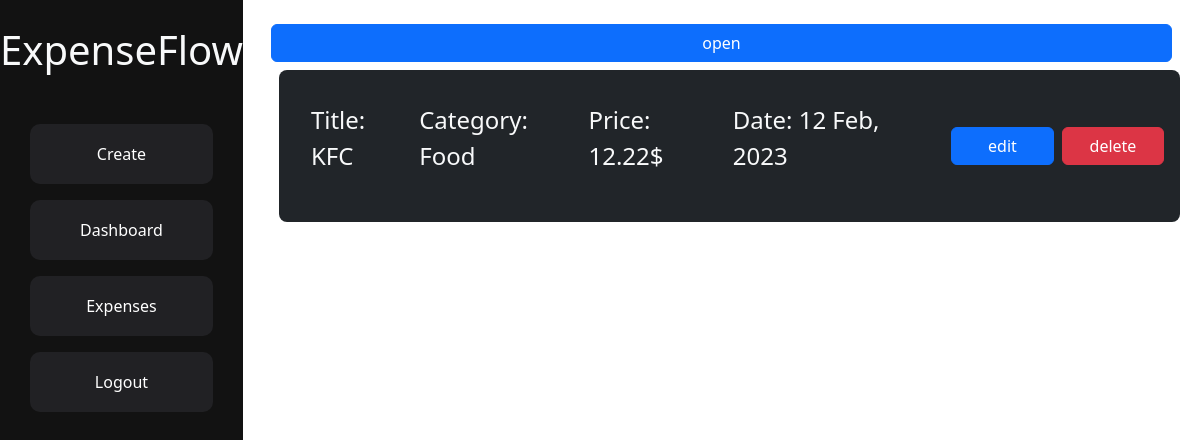
Before: /expense/list/ (signed in) with the older database file.
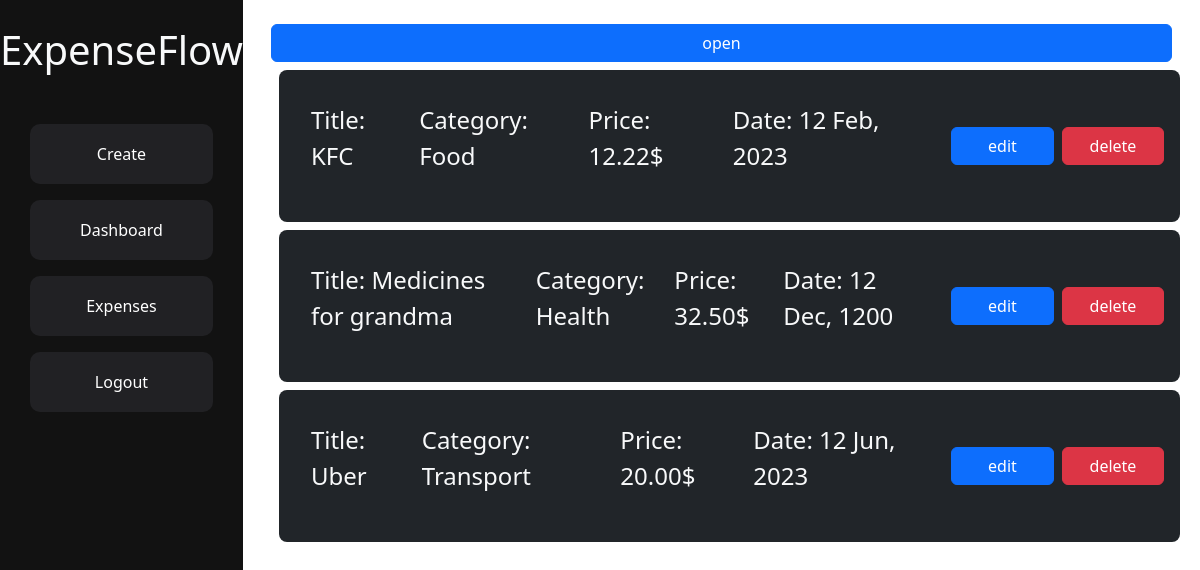
After: the same page with the newer database file.
### app/models.py (models this page shows, shortened)
class Expense(models.Model):
    user = models.ForeignKey(User, on_delete=models.CASCADE)
    category = models.ForeignKey(Category, on_delete=models.CASCADE)
    title = models.CharField(max_length=100)
    price = models.DecimalField(max_digits=8, decimal_places=2)
    expense_date = models.DateField()
    created_date = models.DateTimeField(auto_now_add=True)

class Category(models.Model):
    name = models.CharField(max_length=100)
    def __str__(self):
        return self.name

### app/views.py (the view)
# urls.py: path('expense/list/', ExpenseListView.as_view(), name='expense-list'),
class ExpenseListView(ListView):
    model = Expense
    template_name = 'expense_list.html'
    def get_queryset(self):
        qs = self.model.objects.filter(user=self.request.user)
        expense_filtered = ExpenseFilter(self.request.GET, queryset=qs)
        return expense_filtered.qs
    def get_context_data(self, **kwargs: Any) -> dict[str, Any]:
        context = super().get_context_data(**kwargs)
        context['expense_filtered'] = ExpenseFilter(
            self.request.GET, queryset=self.get_queryset())
        return context

### app/templates/expense_list.html (shortened to what this page needs)
{% extends 'base.html' %}
{% load static %}
{% load crispy_forms_tags %}
{% block content %}
<div class="container p-3">
    <button type="button" class="btn btn-primary w-100 mt-2" id="open-button">open</button>
    {% for object in object_list %}
    <div class="p-3 h-75 w-100 d-flex bg-dark text-light rounded-3  gap-3 justify-content-between m-2  align-items-center ">
            <div class="h-100 w-75 d-flex gap-3 justify-content-start align-items-center p-3">
                <p class="fs-4">Title: {{object.title}}</p>
                <p class="fs-4">Category: {{object.category.name}}</p>
                <p class="fs-4">Price: {{object.price}}$</p>
                <p class="fs-4">Date: {{object.expense_date|date:"d M, Y" }}</p>
            </div>
            <div class="w-25 h-100 justify-content-end d-flex align-items-center gap-2">
                    <a href="{% url 'expense-edit' pk=object.id %}" class=" w-50 h-25 btn-primary btn">edit</a>
                <form class="w-50" method="POST" action="{% url 'expense-delete' pk=object.id %}">
                    <button class=" w-100 h-25 btn-danger btn" value="Confirm">delete</button>
                </form>
            </div>
        </div>
    {% endfor %}
</div>
{% endblock %}

### app/templates/base.html (shortened to what this page needs)
{% load static %}
<!DOCTYPE html>
<html lang="en">
<head>
    <link rel="stylesheet" href="{% static 'css/base.css' %}">
    <link href="https://cdn.jsdelivr.net/npm/bootstrap@5.3.2/dist/css/bootstrap.min.css" rel="stylesheet">
</head>
<body>
    <header class="header">
        <h1 class="header-title text-light">ExpenseFlow</h1>
        <nav class="header-menu d-flex justify-content-center align-items-center flex-column">
            {% if user.is_authenticated %}
            <a href="{% url 'create-expense' %}" class="w-75 mt-3 menu-link">Create</a>
            <a href="{% url 'home' %}" class="w-75 mt-3 menu-link">Dashboard</a>
            <a href="{% url 'expense-list' %}" class="w-75 mt-3 menu-link">Expenses</a>
            <form method="post" action="{% url 'logout' %}" class="w-100 d-flex justify-content-center align-items-center">
                <button type="submit" class="mt-3 w-75 menu-link">Logout</button>
            </form>
            {% else %}
            <a href="{% url 'login' %}" class="w-75 mt-3 menu-link">Sign In</a>
            <a href="{% url 'register' %}" class="w-75 mt-3 menu-link">Register</a>
            {% endif %}
        </nav>
    </header>
    <div class="container overflow-auto">
        {% block content %}
        {% endblock %}
    </div>
</body>
</html>

### app/static/css/base.css (style rules this page uses)
* { margin: 0; padding: 0; box-sizing: border-box; }
body { height: 100vh; display: flex; justify-content: flex-start; flex-shrink: 1; font-family: 'Montserrat', sans-serif; color: #FFFFFF; }
.header { width: 300px; height: 100vh; background-color: #121212; }
.header-title { display: flex; justify-content: center; align-items: center; height: 100px; }
.menu-link { all: unset; cursor: pointer; text-decoration: none; color: #FFFFFF; display: flex; justify-content: center; align-items: center; height: 60px; border-radius: 10px; background-color: #212124; transition: 0.3s ease-in-out; }

Changed rows visible on the page:
added Expense: title "Medicines for grandma", category.name "Health", price "32.50", expense_date "12 Dec, 1200"
added Expense: title "Uber", category.name "Transport", price "20.00", expense_date "12 Jun, 2023"
